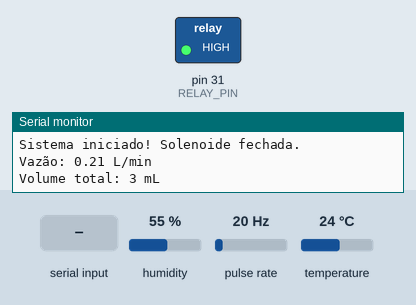
The sketch below on a simulated Arduino Mega 2560, built with avr-gcc and run on an emulated ATmega2560. Shown: switched loads named in the sketch (green lamp = pin HIGH), the last lines printed to the serial monitor. Wiring (inferred from the names in the program): pulse sensor: data pin 2. Inputs (shaded band) come from the test bench; at power-on: humidity 55 %, pulse rate 20 Hz, temperature 24 °C.

Above: at 1.2 s.
1.3 s: "SOLENOID_ON\n" received over the second serial link
At 2.1 s:
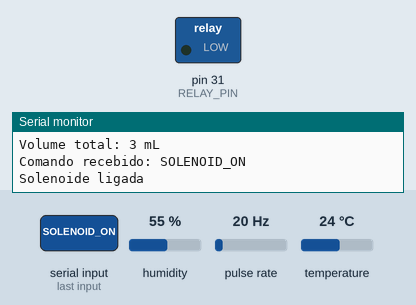
2.8 s: "SOLENOID_OFF\n" received over the second serial link
At 4.0 s:
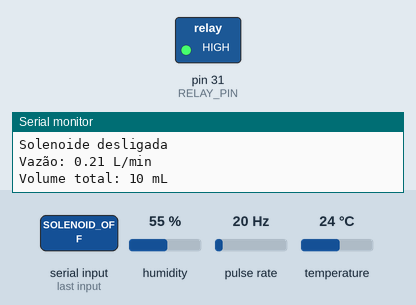
Timing chart, 0 to 5.8 s (numbered marks = the images above; inputs shaded):
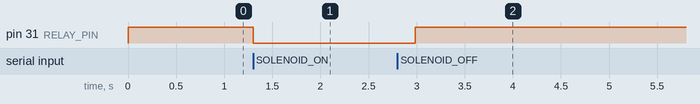

Measured:
- after the input at 1.3 s, pin 31 (RELAY_PIN): HIGH → LOW at once
- after the input at 2.8 s, pin 31 (RELAY_PIN): LOW → HIGH after 0.19 s

The sketch:

sensorenviadados.ino
```cpp
#include <DHT.h>
#include <SoftwareSerial.h>

#define DHTPIN 13
#define DHTTYPE DHT22
#define FLOW_PIN 2    // Pino do sensor de fluxo
#define RELAY_PIN 31   // Pino do relé para a solenoide

DHT dht(DHTPIN, DHTTYPE);
SoftwareSerial bluetooth(11, 10); // RX, TX

volatile int pulseCount = 0;  // Contador de pulsos do sensor de fluxo
float flowRate = 0.0;         // Vazão em L/min
float totalLiters = 0.0;      // Volume total em litros
unsigned long lastTime = 0;   // Tempo da última medição

// Fator de calibração do sensor YF-S401
const float pulsesPerLiter = 5880.0; // Pulsos por litro

// Função chamada pelo interrupt
void pulseCounter() {
  pulseCount++;
}

void setup() {
  Serial.begin(9600);
  bluetooth.begin(9600);
  dht.begin();

  pinMode(FLOW_PIN, INPUT_PULLUP);
  pinMode(RELAY_PIN, OUTPUT);

  // Garante que a solenoide esteja sempre fechada inicialmente
  digitalWrite(RELAY_PIN, HIGH); // HIGH para desligar o relé (dependendo da lógica do módulo de relé)

  // Configura o interrupt para o sensor de fluxo
  attachInterrupt(digitalPinToInterrupt(FLOW_PIN), pulseCounter, FALLING);

  Serial.println("Sistema iniciado! Solenoide fechada.");
  bluetooth.println("Sistema iniciado! Solenoide fechada.");
}

void loop() {
  // Leitura da temperatura
  float temperature = dht.readTemperature();

  // Cálculo da vazão
  unsigned long currentTime = millis();
  unsigned long elapsedTime = currentTime - lastTime;

  if (elapsedTime >= 1000) { // Atualiza a cada segundo
    noInterrupts();
    // Calcula a vazão em L/min
    flowRate = (pulseCount / pulsesPerLiter) * 60.0;
    // Incrementa o volume total em litros
    totalLiters += (pulseCount / pulsesPerLiter);
    pulseCount = 0; // Reseta o contador
    interrupts();

    lastTime = currentTime;

    // Converte o volume total para mL e para inteiro
    int totalMilliliters = (int)(totalLiters * 1000.0);

    // Envia os dados via Bluetooth
    bluetooth.print("Temperatura:");
    bluetooth.print(temperature);
    bluetooth.println("°C");

    bluetooth.print("Fluxo:");
    bluetooth.print(flowRate);
    bluetooth.println(" L/min");

    bluetooth.print("Volume:");
    bluetooth.print(totalMilliliters);  // Volume como inteiro
    bluetooth.println(" mL");

    Serial.print("Vazão: ");
    Serial.print(flowRate);
    Serial.println(" L/min");

    Serial.print("Volume total: ");
    Serial.print(totalMilliliters);  // Volume como inteiro
    Serial.println(" mL");
  }

  // Processa os comandos recebidos via Bluetooth
  if (bluetooth.available()) {
    String command = bluetooth.readStringUntil('\n');  // Lê o comando recebido até a nova linha
    command.trim(); // Remove espaços em branco e caracteres extras

    Serial.println("Comando recebido: " + command);

    if (command == "SOLENOID_ON") {
      digitalWrite(RELAY_PIN, LOW); // Liga a solenoide
      Serial.println("Solenoide ligada");
      bluetooth.println("Solenoide ligada");
    } else if (command == "SOLENOID_OFF") {
      digitalWrite(RELAY_PIN, HIGH); // Desliga a solenoide
      Serial.println("Solenoide desligada");
      bluetooth.println("Solenoide desligada");
    } else {
      Serial.println("Comando desconhecido: " + command);
      bluetooth.println("Comando desconhecido");
    }
  }

  delay(200); // Pequeno atraso para evitar sobrecarga
}
```
